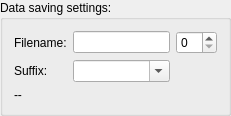
  <widget class="QGroupBox" name="groupBox">
   <property name="geometry">
    <rect>
     <x>10</x>
     <y>10</y>
     <width>231</width>
     <height>101</height>
    </rect>
   </property>
   <property name="title">
    <string>Data saving settings:</string>
   </property>
   <layout class="QGridLayout" name="gridLayout_4">
    <item row="1" column="1">
     <widget class="QLineEdit" name="lineEdit_fileName">
      <property name="minimumSize">
       <size>
        <width>80</width>
        <height>0</height>
       </size>
      </property>
      <property name="maximumSize">
       <size>
        <width>100</width>
        <height>16777215</height>
       </size>
      </property>
     </widget>
    </item>
    <item row="1" column="0">
     <widget class="QLabel" name="label_fn">
      <property name="text">
       <string>Filename:</string>
      </property>
     </widget>
    </item>
    <item row="1" column="2">
     <widget class="QSpinBox" name="spinBox_fileNameIndex"/>
    </item>
    <item row="3" column="0" colspan="3">
     <widget class="QLabel" name="label_currentDir">
      <property name="text">
       <string>--</string>
      </property>
     </widget>
    </item>
    <item row="2" column="0">
     <widget class="QLabel" name="label_15">
      <property name="text">
       <string>Suffix:</string>
      </property>
     </widget>
    </item>
    <item row="2" column="1">
     <widget class="QComboBox" name="comboBox_filename">
      <property name="editable">
       <bool>true</bool>
      </property>
     </widget>
    </item>
   </layout>
  </widget>
